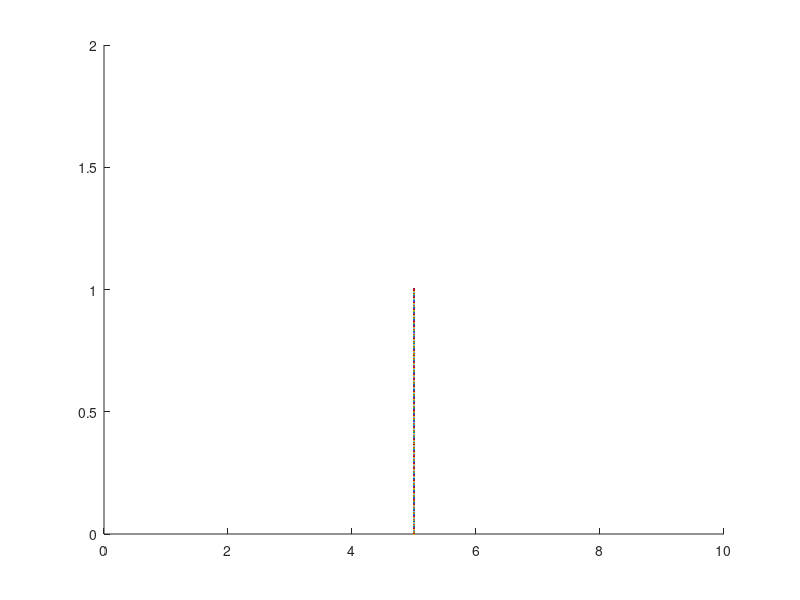

The MATLAB source for this figure:
% plot of an Impulse - TC-065

clc;
clear all;
close all;

figure; axis([0 10 0 2]);
hold on;
for x=0:0.001:1
    plot(5,x)
end